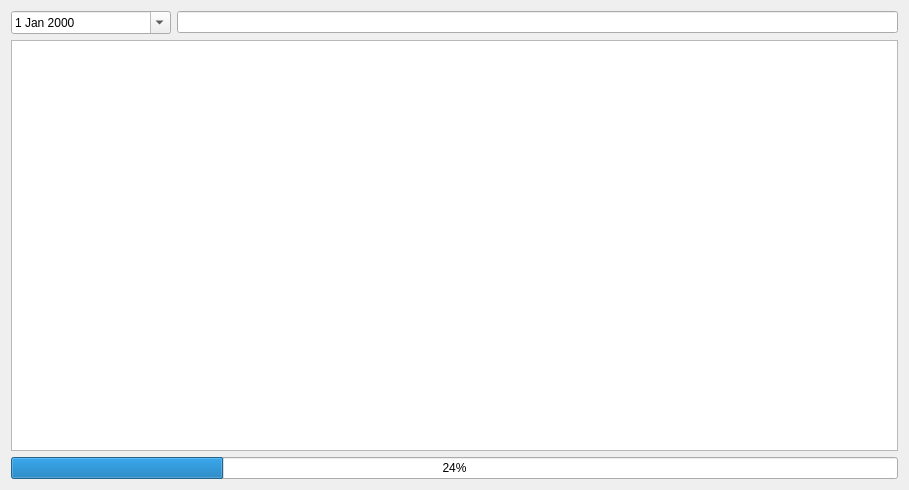
<?xml version="1.0" encoding="UTF-8"?>
<ui version="4.0">
 <class>CommLogAnalyzer</class>
 <widget class="QDialog" name="CommLogAnalyzer">
  <property name="geometry">
   <rect>
    <x>0</x>
    <y>0</y>
    <width>909</width>
    <height>490</height>
   </rect>
  </property>
  <property name="windowTitle">
   <string>Dialog</string>
  </property>
  <layout class="QVBoxLayout" name="verticalLayout">
   <item>
    <layout class="QHBoxLayout" name="horizontalLayout" stretch="20,90">
     <item>
      <widget class="QDateEdit" name="dtLogDate">
       <property name="calendarPopup">
        <bool>true</bool>
       </property>
      </widget>
     </item>
     <item>
      <widget class="QLineEdit" name="edtLogFile"/>
     </item>
    </layout>
   </item>
   <item>
    <widget class="QTableWidget" name="twLogs"/>
   </item>
   <item>
    <widget class="QProgressBar" name="pbReader">
     <property name="value">
      <number>24</number>
     </property>
    </widget>
   </item>
  </layout>
 </widget>
 <resources/>
 <connections/>
</ui>
